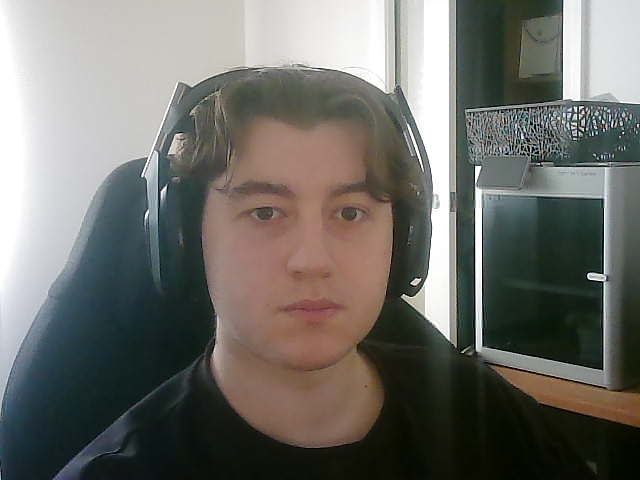
#> input picture src/gui/gui/capture_image/webcam_img.jpg, 640 x 480 px
$ python img_processor.py
#> lines starting #> are read from the running program, lines starting #| are printed output that depends on the picture; after the words box and inside, x2 and y2 are one past the last pixel; in counts of white or black regions, pixels touching at a corner belong together
#> further down, image is the input picture: shape (480, 640, 3); mean B, G, R 105.5, 110.7, 111.5
import cv2 as cv
import numpy as np
import matplotlib.pyplot as plt
import potrace
import os

def detectFaceEdges(img):
    img = cv.cvtColor(img, cv.COLOR_BGR2GRAY) # convert to grayscale for processing
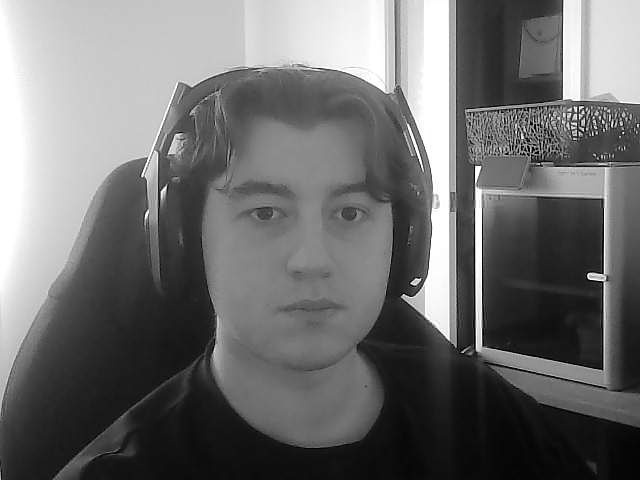
#> img: shape (480, 640); min 0, max 255, mean 110.3

    # FACE DETECTION ______________________
    # Get the directory of the current script
    script_dir = os.path.dirname(os.path.realpath(__file__))
    cascade_path = os.path.join(script_dir, 'haarcascade_frontalface_default.xml')

    # Load Haar Cascade from the same directory as the script
    face_cascade = cv.CascadeClassifier(cascade_path)
    if face_cascade.empty():
        raise ValueError("Haar cascade file could not be loaded.")

    # Face detection
    faces = face_cascade.detectMultiScale(img, 1.3, 5)
#> faces = [[193, 128, 223, 223]]

    if len(faces) == 0:
        print("No Face Detected!")
        return None, None
    #elif len(faces) > 3:
    #    print("More than 3 Faces Detected!")
    #    return None, None

    # Get Region of Interest
    roi = img.copy()
    for (x,y,w,h) in faces:
        roi = roi[y:y+h, x:x+w]
#> this loop made 1 pass
#> pass 1, in detectFaceEdges, `roi = roi[y:y+h, x:x+w]`:
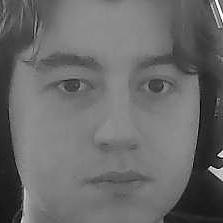
#> roi: shape (223, 223); min 0, max 255, mean 106.1
    roi = cv.resize(roi, (250, 250)) # resized to a standard size for canvas creation
#> roi: shape (250, 250)

    # EDGE DETECTION ______________________
    # Add Gussian Blur and Detect Edges
    img_blur = cv.GaussianBlur(roi, (3,3), 0)
    edge_img = cv.Canny(image=img_blur, threshold1=50, threshold2=120) # Canny Edge Detection
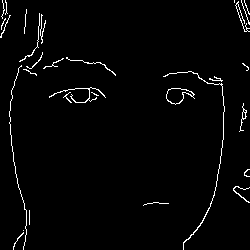
#> edge_img: shape (250, 250); 2.3% white in thin lines or dots

    clean_img = reduceNoise(edge_img)
    return clean_img

# [24 lines left out: function createPoster, not called in this run]

def groupEdges(img):

    _, img = cv.threshold(img, 127, 255, cv.THRESH_BINARY)
    num_labels, labels_img = cv.connectedComponents(img) # get the groups
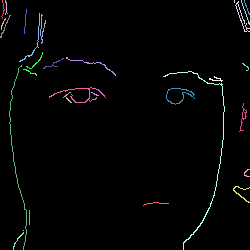
#> labels_img: shape (250, 250) int32; 31 distinct labels, from 0 to 30; one colour per label, 0 black
#> num_labels = 31

    masks = []

    for label in range(1, num_labels):  # skip background
        mask = (labels_img == label).astype(np.uint8)
        masks.append(mask) # add group masks to array
#> after the loop, masks = 30 items

    return num_labels, masks

def reduceNoise(img):

    _, masks = groupEdges(img)
#> masks = 30 items
    clean_img = np.zeros(img.shape, dtype=np.uint8)


    for mask in masks:
        if cv.countNonZero(mask) >= 40:
            clean_img[mask != 0] = 255
#> this loop made 30 passes
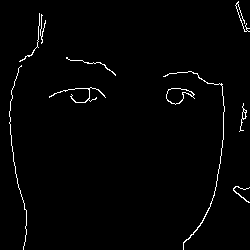
#> clean_img: shape (250, 250); 1.6% white in thin lines or dots

    # Apply Morphology kernal
    kernel = np.ones((3, 3), np.uint8)
#> kernel = [[1, 1, 1], [1, 1, 1], [1, 1, 1]]
    cleaned_img = cv.morphologyEx(clean_img, cv.MORPH_CLOSE, kernel)
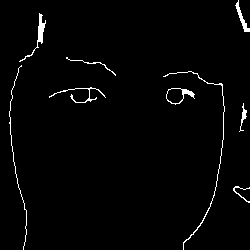
#> cleaned_img: shape (250, 250); 1.9% white in thin lines or dots

    return cleaned_img

def getPaths(img):

    ### OLD VERSION ---- 2172 strokes
    _, masks = groupEdges(img)
#> in groupEdges (call 2), `num_labels, labels_img = cv.connectedComponents(img)`: labels_img: shape (250, 250) int32; 10 distinct labels, from 0 to 9
#> in groupEdges (call 2), `num_labels, labels_img = cv.connectedComponents(img)`: num_labels = 10
#> the loop in groupEdges (call 2), `for label in range(1, num_labels):` made 9 passes
#> pass 2, in groupEdges (call 2), `mask = (labels_img == label).astype(np.uint8)`:
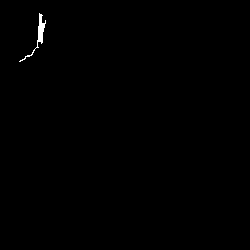
#> mask: shape (250, 250); values 0 (black) and 1 (white), 0.29% white; 1 white region, box (x1, y1, x2, y2) and area: (19, 13, 46, 62) 183
#> after the loop in groupEdges (call 2), `for label in range(1, num_labels):`: masks = 9 items
#> masks = 9 items
    paths = []
    for mask in masks:
        bitmap = potrace.Bitmap(mask.astype(bool))
        path = bitmap.trace()
        paths.append(path)
#> this loop made 1 pass
#> after the loop, paths = []

    # [9 lines of commented-out code are left out]

    return paths

# [43 lines left out: functions tesselate, WebcamImg, not called in this run]

#####################################################################
if __name__ == '__main__':

    image = None

    webcam = False
    if webcam:
        image = WebcamImg(image)
        if image == None:
            exit()

    else:
        script_dir = os.path.dirname(os.path.realpath(__file__))
        image_path = os.path.abspath(os.path.join(
                    script_dir,
                    '..', '..','..',                       # go up into src
                    'gui',
                    'gui',
                    'capture_image',
                    'webcam_img.jpg'
                ))
        image = cv.imread(image_path)

    if image is None:
        print(f"Failed to load image. Check the path: {image_path}")
        exit()

    # PROCESSING EDGES ________________________________________
    poster = detectFaceEdges(image)
#> (the run stopped early here; a loop or call above may not have finished)
